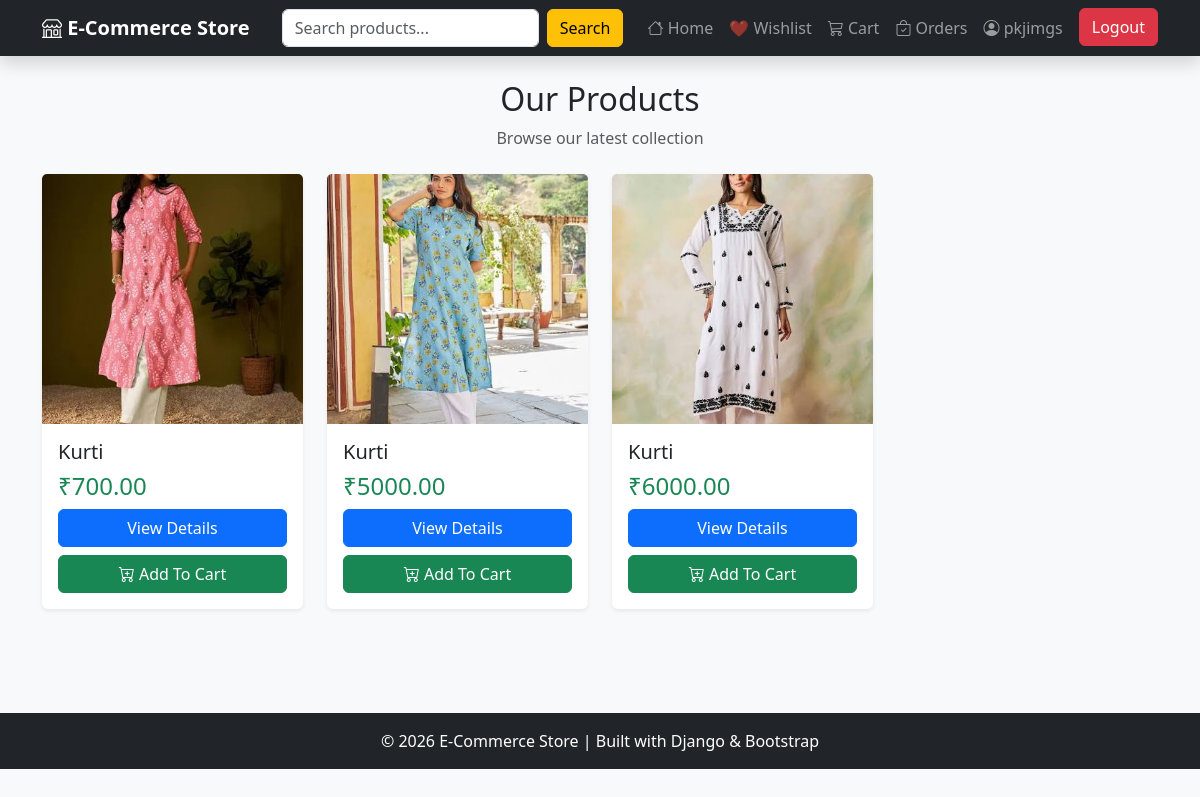
The page / (signed in) on the database its author committed.
### store/models.py (models this page shows, shortened)
class Product(models.Model):
    category = models.ForeignKey(Category, on_delete=models.CASCADE)
    name = models.CharField(max_length=200)
    price = models.DecimalField(max_digits=10, decimal_places=2)
    description = models.TextField()
    image = models.ImageField(
        upload_to='products/',
        blank=True,
        null=True
    )

### store/views.py (the view)
# urls.py: path('', views.product_list, name='product_list'),
def product_list(request):
    query = request.GET.get('q')
    if query:
        products = Product.objects.filter(
            Q(name__icontains=query) |
            Q(description__icontains=query)
        )
    else:
        products = Product.objects.all()
    return render(
        request,
        'store/product_list.html',
        {'products': products}
    )

### store/templates/store/product_list.html (shortened to what this page needs)
{% extends 'store/base.html' %}
{% block content %}
<div class="text-center mb-4">
    <h2>Our Products</h2>
    <p class="text-muted">
        Browse our latest collection
    </p>
</div>
<div class="row">
{% for product in products %}
<div class="col-md-4 col-lg-3 mb-4">
    <div class="card h-100 shadow-sm border-0 product-card">
        {% if product.image %}
        <img src="{{ product.image.url }}"
             class="card-img-top"
             style="height:250px; object-fit:cover;"
             alt="{{ product.name }}">
        {% else %}
        <img src="https://via.placeholder.com/300x250"
             class="card-img-top"
             alt="No Image">
        {% endif %}
        <div class="card-body d-flex flex-column">
            <h5 class="card-title">
                {{ product.name }}
            </h5>
            <h4 class="text-success">
                ₹{{ product.price }}
            </h4>
            <div class="mt-auto">
                <a href="{% url 'product_detail' product.id %}"
                   class="btn btn-primary w-100 mb-2">
                    View Details
                </a>
                <a href="{% url 'add_to_cart' product.id %}"
                   class="btn btn-success w-100">
                    <i class="bi bi-cart-plus"></i>
                    Add To Cart
                </a>
            </div>
        </div>
    </div>
</div>
{% empty %}
<div class="col-12">
    <div class="alert alert-info text-center">
        No Products Available
    </div>
</div>
{% endfor %}
</div>
{% endblock %}

### store/templates/store/base.html (shortened to what this page needs)
<!DOCTYPE html>
<html lang="en">
<head>
    <link href="https://cdn.jsdelivr.net/npm/bootstrap@5.3.3/dist/css/bootstrap.min.css" rel="stylesheet">
    <link rel="stylesheet"
          href="https://cdn.jsdelivr.net/npm/bootstrap-icons@1.11.3/font/bootstrap-icons.css">
</head>
<body>
<nav class="navbar navbar-expand-lg navbar-dark bg-dark shadow">
    <div class="container">
        <a class="navbar-brand" href="/">
            <i class="bi bi-shop"></i>
            E-Commerce Store
        </a>
        <form class="d-flex mx-3" method="GET" action="/">
            <input
                class="form-control me-2"
                type="search"
                name="q"
                placeholder="Search products..."
                value="{{ request.GET.q }}"
            >
            <button class="btn btn-warning" type="submit">
                Search
            </button>
        </form>
        <div class="collapse navbar-collapse" id="navbarNav">
            <ul class="navbar-nav ms-auto">
                <li class="nav-item">
                    <a class="nav-link" href="/">
                        <i class="bi bi-house"></i>
                        Home
                    </a>
                </li>
                {% if user.is_authenticated %}
                <li class="nav-item">
                    <a class="nav-link" href="{% url 'wishlist' %}">
                        ❤️ Wishlist
                    </a>
                </li>
                <li class="nav-item">
                    <a class="nav-link" href="{% url 'cart' %}">
                        <i class="bi bi-cart3"></i>
                        Cart
                    </a>
                </li>
                <li class="nav-item">
                    <a class="nav-link" href="{% url 'my_orders' %}">
                        <i class="bi bi-bag-check"></i>
                        Orders
                    </a>
                </li>
                <li class="nav-item">
                    <span class="nav-link">
                        <i class="bi bi-person-circle"></i>
                        {{ user.username }}
                    </span>
                </li>
                <li class="nav-item">
                    <a class="btn btn-danger ms-2"
                       href="{% url 'logout' %}">
                        Logout
                    </a>
                </li>
                {% endif %}
            </ul>
        </div>
    </div>
</nav>
<div class="container mt-4">
    {% block content %}
    {% endblock %}
</div>
<footer class="bg-dark text-white text-center py-3">
    <div class="container">
        <p class="mb-0">
            © 2026 E-Commerce Store | Built with Django & Bootstrap
        </p>
    </div>
</footer>
</body>
</html>

### store/templates/store/base.html (style rules this page uses)
body { background-color:#f8f9fa; }
.navbar { position: sticky; top: 0; z-index: 1000; backdrop-filter: blur(10px); }
.navbar-brand { font-weight:bold; }
.product-card { transition:0.3s; }
footer { margin-top:80px; }

### rows shown on the page
Product: image (picture), name "Kurti", price "700.00"
Product: image (picture), name "Kurti", price "5000.00"
Product: image (picture), name "Kurti", price "6000.00"

### other values the page prints
{{ user.username }} "pkjimgs"
